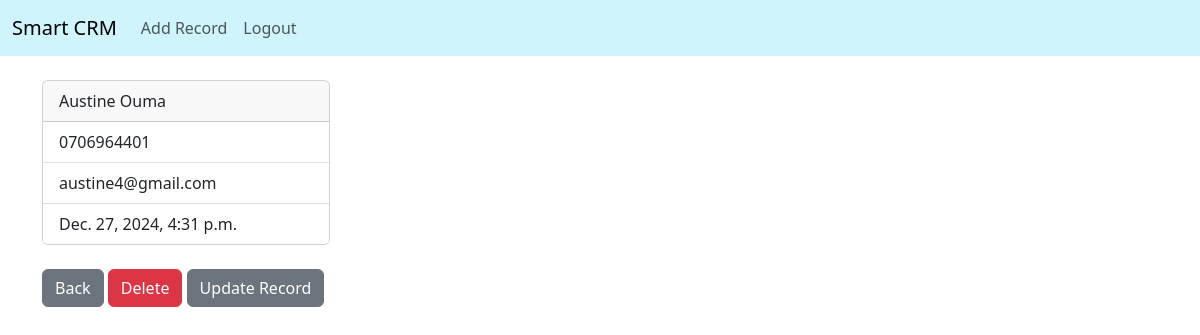
The app's page /record/5 (signed in) with its own data.
### website/models.py (models this page shows, shortened)
class Record(models.Model):
    created_at = models.DateTimeField(auto_now_add=True)
    first_name = models.CharField(max_length=100)
    last_name = models.CharField(max_length=100)
    address = models.CharField(max_length=100)
    city = models.CharField(max_length=100)
    county = models.CharField(max_length=100)
    postcode = models.CharField(max_length=100)
    email = models.EmailField()
    phone = models.CharField(max_length=100)
    KRA_PIN = models.CharField(max_length=11)

### website/views.py (the view)
# urls.py: path('record/<int:pk>', views.customer_record, name='record'),
def customer_record(request, pk):
    if request.user.is_authenticated:
       customer_record = Record.objects.get(id=pk)
       return render(request, 'website/record.html', {'customer_record':customer_record})
    else:
        messages.error(request, "Please log in to view customer records")
        return redirect('home')

### website/templates/website/record.html
{%extends 'website/base.html'%}
{%block content%}
<div class="card" style="width: 18rem;">
    <div class="card-header">
        {{customer_record.first_name}} {{customer_record.last_name}}
    </div>
    <ul class="list-group list-group-flush">
        <li class="list-group-item">{{customer_record.phone}}</li>
        <li class="list-group-item">{{customer_record.email}}</li>
        <li class="list-group-item">{{customer_record.created_at}}</li>
    </ul>
</div>
<br />
<a href="{% url 'home' %}"  class="btn btn-secondary">Back</a>
<a href="{% url 'delete_record' customer_record.id %}"  class="btn btn-danger">Delete</a>
<a href="{% url 'update_record' customer_record.id %}" class="btn btn-secondary">Update Record</a>
{%endblock%}

### records on screen
Record: first_name "Austine", last_name "Ouma", phone "0706964401", email "austine4@gmail.com", created_at "Dec. 27, 2024, 4:31 p.m."
